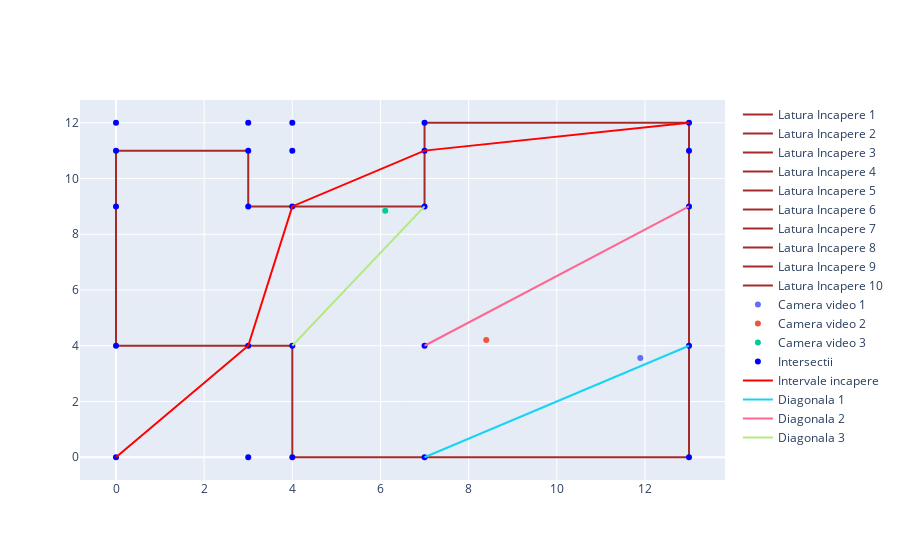

Notebook code cell kept with this figure:
### Code cell
optim3 = hc.run_random()
print(optim3, "Arie: ", hc.valoare(optim3))
camereVideo.plot(optim3.reshape((3,2)))

### Figure 1 — Plotly figure (JSON) as saved in the notebook; plotly's stock layout.template omitted (floating-point values rounded to 4 significant figures)
{"data": [{"line": {"color": "brown"}, "mode": "lines", "name": "Latura Incapere 1", "type": "scatter", "x": [4, 4], "y": [0, 4]}, {"line": {"color": "brown"}, "mode": "lines", "name": "Latura Incapere 2", "type": "scatter", "x": [4, 0], "y": [4, 4]}, {"line": {"color": "brown"}, "mode": "lines", "name": "Latura Incapere 3", "type": "scatter", "x": [0, 0], "y": [4, 11]}, {"line": {"color": "brown"}, "mode": "lines", "name": "Latura Incapere 4", "type": "scatter", "x": [0, 3], "y": [11, 11]}, {"line": {"color": "brown"}, "mode": "lines", "name": "Latura Incapere 5", "type": "scatter", "x": [3, 3], "y": [11, 9]}, {"line": {"color": "brown"}, "mode": "lines", "name": "Latura Incapere 6", "type": "scatter", "x": [3, 7], "y": [9, 9]}, {"line": {"color": "brown"}, "mode": "lines", "name": "Latura Incapere 7", "type": "scatter", "x": [7, 7], "y": [9, 12]}, {"line": {"color": "brown"}, "mode": "lines", "name": "Latura Incapere 8", "type": "scatter", "x": [7, 13], "y": [12, 12]}, {"line": {"color": "brown"}, "mode": "lines", "name": "Latura Incapere 9", "type": "scatter", "x": [13, 13], "y": [12, 0]}, {"line": {"color": "brown"}, "mode": "lines", "name": "Latura Incapere 10", "type": "scatter", "x": [13, 4], "y": [0, 0]}, {"mode": "markers", "name": "Camera video 1", "type": "scatter", "x": [11.89], "y": [3.557]}, {"mode": "markers", "name": "Camera video 2", "type": "scatter", "x": [8.399], "y": [4.211]}, {"mode": "markers", "name": "Camera video 3", "type": "scatter", "x": [6.108], "y": [8.84]}, {"marker": {"color": "blue"}, "mode": "markers", "name": "Intersectii", "type": "scatter", "x": [4, 4, 4, 4, 4, 0, 3, 7, 13, 0, 0, 0, 0, 3, 7, 13, 3, 3, 3, 7, 13, 7, 7, 13, 13], "y": [4, 11, 9, 12, 0, 4, 4, 4, 4, 11, 9, 12, 0, 11, 11, 11, 9, 12, 0, 9, 9, 12, 0, 12, 0]}, {"line": {"color": "red"}, "mode": "lines", "name": "Intervale incapere", "type": "scatter", "x": [0, 3, 4, 7, 13], "y": [0, 4, 9, 11, 12]}, {"mode": "lines", "name": "Diagonala 1", "type": "scatter", "x": [7, 13], "y": [0, 4]}, {"mode": "lines", "name": "Diagonala 2", "type": "scatter", "x": [7, 13], "y": [4, 9]}, {"mode": "lines", "name": "Diagonala 3", "type": "scatter", "x": [4, 7], "y": [4, 9]}], "layout": {}}
